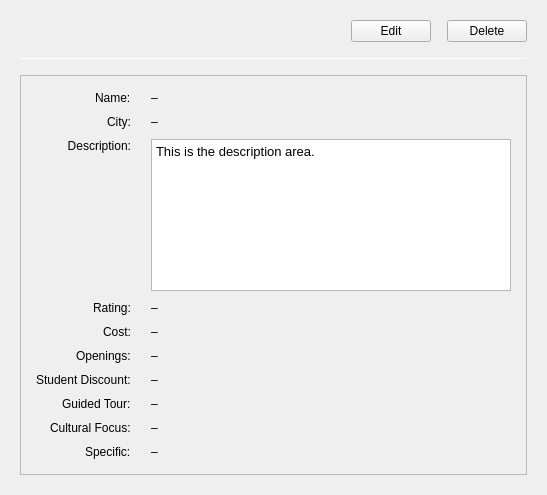
<?xml version="1.0" encoding="UTF-8"?>
<ui version="4.0">
 <class>culturewidget</class>
 <widget class="QWidget" name="culturewidget">
  <property name="geometry">
   <rect>
    <x>0</x>
    <y>0</y>
    <width>547</width>
    <height>495</height>
   </rect>
  </property>
  <property name="windowTitle">
   <string>Place Details</string>
  </property>
  <property name="styleSheet">
   <string notr="true">
/* Stile generale per il widget principale */
QWidget#culturewidget {
	background-color: #f0f0f0; /* Sfondo grigio chiaro */
	font-family: Segoe UI, Arial, sans-serif; /* Font pi\u00F9 moderno (se disponibile) */
	font-size: 10pt;
}

/* Stile per tutte le etichette */
QLabel {
	color: #333333; /* Testo grigio scuro */
	padding-bottom: 2px; /* Piccola spaziatura sotto */
}

/* Etichette descrittive (quelle a sinistra nel form) */
QLabel[objectName^="label"] {
	font-weight: bold;
	color: #555555; /* Grigio leggermente più chiaro per le label */
	padding-right: 10px; /* Spazio tra label e valore */
}

/* Etichette valore (quelle a destra nel form) */
QLabel[objectName^="value"] {
	color: #111111; /* Valori un po' più scuri */
}

/* Campo di testo per la descrizione */
QTextEdit#valueDesc {
	background-color: #ffffff;
	border: 1px solid #cccccc;
	border-radius: 4px;
	padding: 5px;
	color: #333333;
}

QTextEdit#valueDesc[readOnly="true"] {
	background-color: #f8f8f8; /* Sfondo leggermente diverso se read-only */
}

/* Stile per i bottoni (copiato da mainwindow.ui) */
QPushButton {
	background-color: #E53935; /* Rosso primario (Material Design Red 600) */
	color: white; /* Testo bianco */
	border: none; /* Nessun bordo */
	padding: 8px 16px; /* Pi\u00F9 padding */
	border-radius: 4px; /* Angoli arrotondati */
	font-weight: bold; /* Grassetto */
	min-width: 70px; /* Larghezza minima */
	margin: 2px; /* Piccolo margine per separare i bottoni */
}

QPushButton:hover {
	background-color: #D32F2F; /* Rosso pi\u00F9 scuro al passaggio (MD Red 700) */
}

QPushButton:pressed {
	background-color: #B71C1C; /* Rosso ancora pi\u00F9 scuro quando premuto (MD Red 900) */
}

/* Frame che contiene i dettagli (la &quot;card&quot;) */
QFrame#cardFrame {
	background-color: #ffffff; /* Sfondo bianco per la card */
	border: 1px solid #e0e0e0; /* Bordo molto sottile */
	border-radius: 6px; /* Angoli arrotondati */
}

/* Linea separatrice */
QFrame#separatorLine {
	background-color: #cccccc; /* Grigio per la linea */
}

</string>
  </property>
  <layout class="QVBoxLayout" name="verticalLayout_2">
   <property name="spacing">
    <number>16</number>
   </property>
   <property name="leftMargin">
    <number>20</number>
   </property>
   <property name="topMargin">
    <number>20</number>
   </property>
   <property name="rightMargin">
    <number>20</number>
   </property>
   <property name="bottomMargin">
    <number>20</number>
   </property>
   <item>
    <layout class="QHBoxLayout" name="buttonLayout">
     <item>
      <spacer name="horizontalSpacer">
       <property name="orientation">
        <enum>Qt::Horizontal</enum>
       </property>
       <property name="sizeType">
        <enum>QSizePolicy::Expanding</enum>
       </property>
       <property name="sizeHint" stdset="0">
        <size>
         <width>40</width>
         <height>20</height>
        </size>
       </property>
      </spacer>
     </item>
     <item>
      <!-- Modificato da QToolButton a QPushButton -->
      <widget class="QPushButton" name="pushEdit">
       <property name="text">
        <string>Edit</string>
       </property>
      </widget>
     </item>
     <item>
      <!-- Modificato da QToolButton a QPushButton -->
      <widget class="QPushButton" name="pushDelete">
       <property name="text">
        <string>Delete</string>
       </property>
      </widget>
     </item>
    </layout>
   </item>
   <item>
    <widget class="QFrame" name="separatorLine">
     <property name="maximumSize">
      <size>
       <width>16777215</width>
       <height>1</height>
      </size>
     </property>
     <property name="frameShape">
      <enum>QFrame::HLine</enum>
     </property>
     <property name="frameShadow">
      <enum>QFrame::Sunken</enum>
     </property>
    </widget>
   </item>
   <item>
    <widget class="QFrame" name="cardFrame">
     <property name="frameShape">
      <enum>QFrame::StyledPanel</enum>
     </property>
     <property name="frameShadow">
      <enum>QFrame::Raised</enum>
     </property>
     <layout class="QVBoxLayout" name="cardLayout">
      <property name="spacing">
       <number>6</number>
      </property>
      <property name="leftMargin">
       <number>15</number>
      </property>
      <property name="topMargin">
       <number>15</number>
      </property>
      <property name="rightMargin">
       <number>15</number>
      </property>
      <property name="bottomMargin">
       <number>15</number>
      </property>
      <item>
       <layout class="QFormLayout" name="formLayout">
        <property name="labelAlignment">
         <set>Qt::AlignRight|Qt::AlignTrailing|Qt::AlignVCenter</set>
        </property>
        <property name="horizontalSpacing">
         <number>20</number>
        </property>
        <property name="verticalSpacing">
         <number>10</number>
        </property>
        <item row="0" column="0">
         <widget class="QLabel" name="labelName">
          <property name="text">
           <string>Name:</string>
          </property>
         </widget>
        </item>
        <item row="0" column="1">
         <widget class="QLabel" name="valueName">
          <property name="text">
           <string>–</string>
          </property>
         </widget>
        </item>
        <item row="1" column="0">
         <widget class="QLabel" name="labelCity">
          <property name="text">
           <string>City:</string>
          </property>
         </widget>
        </item>
        <item row="1" column="1">
         <widget class="QLabel" name="valueCity">
          <property name="text">
           <string>–</string>
          </property>
         </widget>
        </item>
        <item row="2" column="0">
         <widget class="QLabel" name="labelDesc">
          <property name="text">
           <string>Description:</string>
          </property>
          <property name="alignment">
           <set>Qt::AlignRight|Qt::AlignTop|Qt::AlignTrailing</set>
          </property>
         </widget>
        </item>
        <item row="2" column="1">
         <widget class="QTextEdit" name="valueDesc">
          <property name="minimumSize">
           <size>
            <width>0</width>
            <height>60</height>
           </size>
          </property>
          <property name="frameShape">
           <enum>QFrame::StyledPanel</enum>
          </property>
          <property name="frameShadow">
           <enum>QFrame::Sunken</enum>
          </property>
          <property name="readOnly">
           <bool>true</bool>
          </property>
          <property name="html">
           <string>&lt;!DOCTYPE HTML PUBLIC &quot;-//W3C//DTD HTML 4.0//EN&quot; &quot;http://www.w3.org/TR/REC-html40/strict.dtd&quot;&gt;
&lt;html&gt;&lt;head&gt;&lt;meta name=&quot;qrichtext&quot; content=&quot;1&quot; /&gt;&lt;meta charset=&quot;utf-8&quot; /&gt;&lt;style type=&quot;text/css&quot;&gt;
p, li { white-space: pre-wrap; }
hr { height: 1px; border-width: 0; }
li.unchecked::marker { content: &quot;\2610&quot;; }
li.checked::marker { content: &quot;\2612&quot;; }
&lt;/style&gt;&lt;/head&gt;&lt;body style=&quot; font-family:'.AppleSystemUIFont'; font-size:13pt; font-weight:400; font-style:normal;&quot;&gt;
&lt;p style=&quot; margin-top:0px; margin-bottom:0px; margin-left:0px; margin-right:0px; -qt-block-indent:0; text-indent:0px;&quot;&gt;&lt;span style=&quot; font-family:'Segoe UI','Arial','sans-serif'; font-size:10pt;&quot;&gt;This is the description area.&lt;/span&gt;&lt;/p&gt;&lt;/body&gt;&lt;/html&gt;</string>
          </property>
         </widget>
        </item>
        <item row="3" column="0">
         <widget class="QLabel" name="labelRating">
          <property name="text">
           <string>Rating:</string>
          </property>
         </widget>
        </item>
        <item row="3" column="1">
         <widget class="QLabel" name="valueRating">
          <property name="text">
           <string>–</string>
          </property>
         </widget>
        </item>
        <item row="4" column="0">
         <widget class="QLabel" name="labelCost">
          <property name="text">
           <string>Cost:</string>
          </property>
         </widget>
        </item>
        <item row="4" column="1">
         <widget class="QLabel" name="valueCost">
          <property name="text">
           <string>–</string>
          </property>
         </widget>
        </item>
        <item row="5" column="0">
         <widget class="QLabel" name="labelOpenings">
          <property name="text">
           <string>Openings:</string>
          </property>
         </widget>
        </item>
        <item row="5" column="1">
         <widget class="QLabel" name="valueOpenings">
          <property name="text">
           <string>–</string>
          </property>
          <property name="wordWrap">
           <bool>true</bool>
          </property>
         </widget>
        </item>
        <!-- Campi specifici per Culture -->
        <item row="6" column="0">
         <widget class="QLabel" name="labelStudentDiscount">
          <property name="text">
           <string>Student Discount:</string>
          </property>
         </widget>
        </item>
        <item row="6" column="1">
         <widget class="QLabel" name="valueStudentDiscount">
          <property name="text">
           <string>–</string>
          </property>
         </widget>
        </item>
        <item row="7" column="0">
         <widget class="QLabel" name="labelGuidedTour">
          <property name="text">
           <string>Guided Tour:</string>
          </property>
         </widget>
        </item>
        <item row="7" column="1">
         <widget class="QLabel" name="valueGuidedTour">
          <property name="text">
           <string>–</string>
          </property>
         </widget>
        </item>
        <item row="8" column="0">
         <widget class="QLabel" name="labelCulturalFocus">
          <property name="text">
           <string>Cultural Focus:</string>
          </property>
         </widget>
        </item>
        <item row="8" column="1">
         <widget class="QLabel" name="valueCulturalFocus">
          <property name="text">
           <string>–</string>
          </property>
         </widget>
        </item>
        <!-- Fine campi specifici per Culture -->
        <item row="9" column="0">
         <widget class="QLabel" name="labelSpecific">
          <property name="text">
           <string>Specific:</string>
          </property>
         </widget>
        </item>
        <item row="9" column="1">
         <widget class="QLabel" name="valueSpecific">
          <property name="text">
           <string>–</string>
          </property>
         </widget>
        </item>
       </layout>
      </item>
     </layout>
    </widget>
   </item>
   <item>
    <layout class="QVBoxLayout" name="categoryLayout"/>
   </item>
   <item>
    <spacer name="verticalSpacer">
     <property name="orientation">
      <enum>Qt::Vertical</enum>
     </property>
     <property name="sizeType">
      <enum>QSizePolicy::Expanding</enum>
     </property>
     <property name="sizeHint" stdset="0">
      <size>
       <width>20</width>
       <height>0</height>
      </size>
     </property>
    </spacer>
   </item>
  </layout>
 </widget>
 <resources/>
 <connections/>
</ui>
